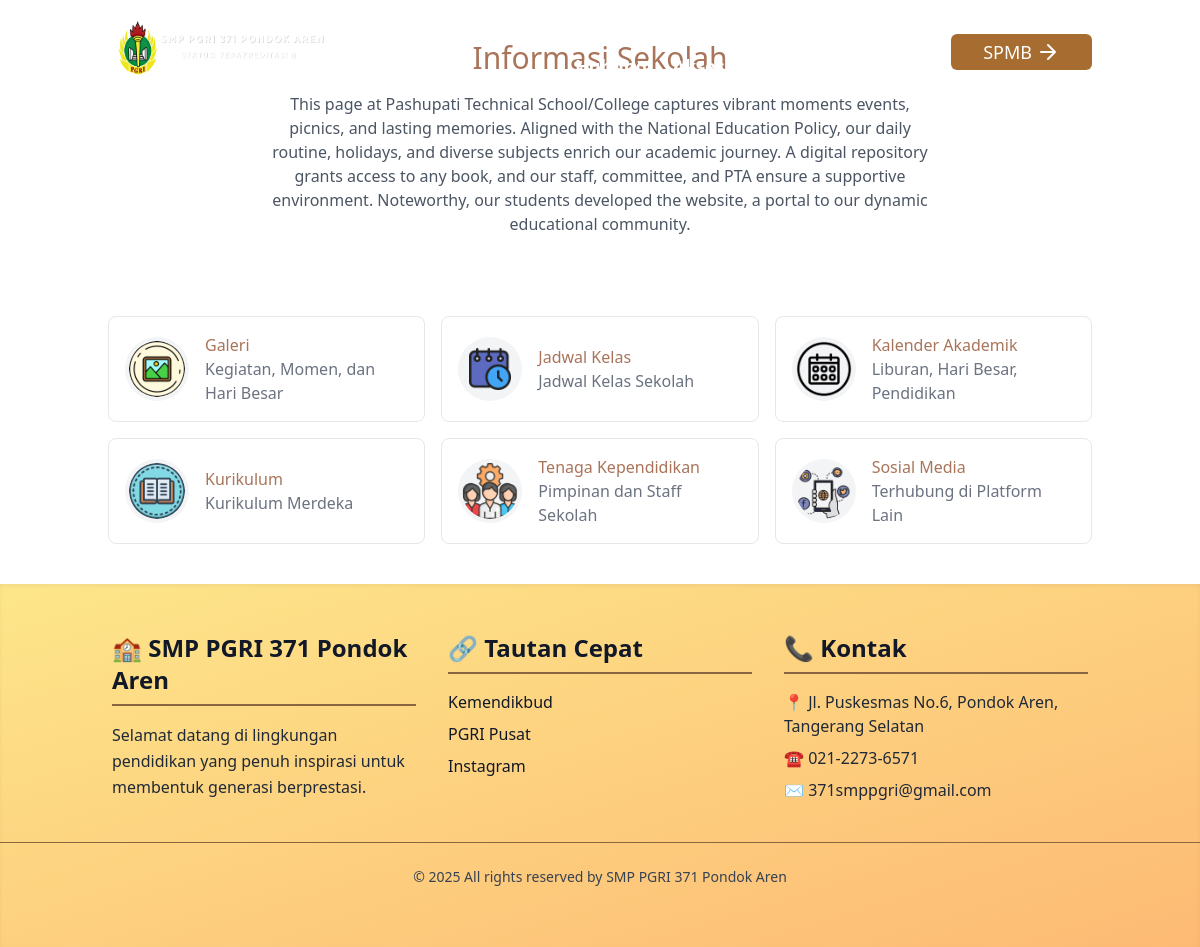
Before: /extras.php with the older database file.
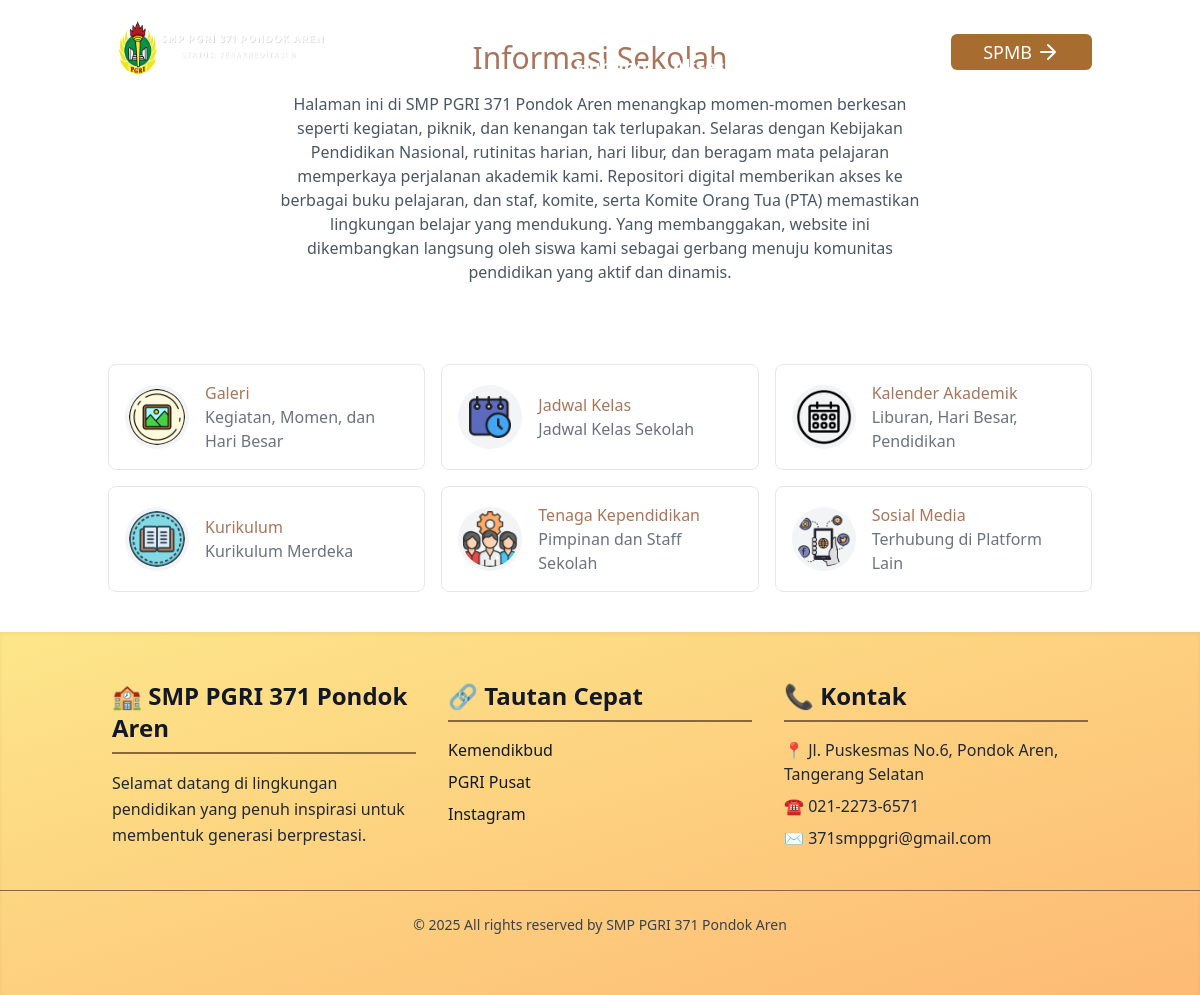
After: the same page with the newer database file.
### tables this page shows
CREATE TABLE `web_content` (
  `id` int(11) NOT NULL,
  `content_about` varchar(500) NOT NULL,
  `one` varchar(1000) NOT NULL,
  `two` varchar(1000) NOT NULL,
  `three` varchar(1000) NOT NULL,
  `four` varchar(1000) NOT NULL,
  `five` varchar(1000) NOT NULL,
  `six` varchar(1000) NOT NULL,
  `seven` varchar(1000) NOT NULL,
  `eight` varchar(1000) NOT NULL,
  `nine` varchar(500) NOT NULL,
  `ten` varchar(500) NOT NULL,
  `eleven` varchar(500) NOT NULL,
  `twelve` varchar(500) NOT NULL,
  `thirteen` varchar(500) NOT NULL,
  `fourteen` varchar(500) NOT NULL,
  `fifteen` varchar(1000) NOT NULL,
  `sixteen` varchar(1000) NOT NULL,
  `seventeen` varchar(500) NOT NULL,
  `eighteen` varchar(500) NOT NULL,
  `ninteen` varchar(500) NOT NULL,
  `twenty` varchar(500) NOT NULL,
  `twentyone` varchar(500) NOT NULL
);

### extras.php (the view, shortened to what this page needs)
<?php
include 'connection/database.php';
try {
    $query = "SELECT * FROM web_content WHERE id = 6";
    $result = mysqli_query($connection, $query);
    if ($result) {
        $row = mysqli_fetch_assoc($result);
    } else {
        echo "Error executing the query: " . mysqli_error($connection);
    }
} catch (Exception $e) {
    echo "Error: " . $e->getMessage();
} finally {
    mysqli_close($connection);
}
?>
<!DOCTYPE html>
<html lang="en">
<head>
    <link href="https://cdnjs.cloudflare.com/ajax/libs/flowbite/2.2.1/flowbite.min.css" rel="stylesheet" />
</head>
<body>
    <?php include("includes/header.php") ?>
    <main>
        <section class="text-gray-600 body-font">
            <div class="container px-5 py-10 mx-auto">
                <div class="flex flex-col text-center w-full mb-20">
                    <h1 class="sm:text-3xl text-2xl font-medium title-font mb-4" style="color:#a9745a;">
                    Informasi Sekolah</h1>
                    <p class="text-sm md:text-base lg:w-2/3 mx-auto leading-relaxed text-base"><?php echo $row['one'];?>
                    </p>
                </div>
                <div class="flex flex-wrap -m-2">
                    <div class="p-2 lg:w-1/3 md:w-1/2 w-full" onclick="gallery()">
                        <div class="h-full flex items-center border-gray-200 border p-4 rounded-lg hover:bg-blue-100">
                            <img alt="team"
                                class="w-16 h-16 bg-gray-100 object-cover object-center flex-shrink-0 rounded-full mr-4 p-1"
                                src="assects/images/extras_avatar/galery.jpg">
                            <div class="flex-grow">
                               <h2 class="title-font font-medium" style="color: #a9745a;">Galeri</h2>
                                <p class="text-sm md:text-base text-gray-500">Kegiatan, Momen, dan Hari Besar</p>
                            </div>
                        </div>
                    </div>
                    <div class="p-2 lg:w-1/3 md:w-1/2 w-full" onclick="schoolroutine()">
                        <div class="h-full flex items-center border-gray-200 border p-4 rounded-lg hover:bg-blue-100">
                            <img alt="team"
                                class="w-16 h-16 bg-gray-100 object-cover object-center flex-shrink-0 rounded-full mr-4 p-1"
                                src="assects/images/extras_avatar/jad.jpg">
                            <div class="flex-grow">
                                <h2 class="title-font font-medium" style="color: #a9745a;">Jadwal Kelas</h2>
                                <p class="text-sm md:text-base text-gray-500">Jadwal Kelas Sekolah</p>
                            </div>
                        </div>
                    </div>
                    <div class="p-2 lg:w-1/3 md:w-1/2 w-full" onclick="nepalicalender()">
                        <div class="h-full flex items-center border-gray-200 border p-4 rounded-lg hover:bg-blue-100">
                            <img alt="team"
                                class="w-16 h-16 bg-gray-100  object-contain object-cover object-center flex-shrink-0 rounded-full mr-4 p-1"
                                src="assects/images/extras_avatar/calle.jpg">
                            <div class="flex-grow">
                         <h2 class="title-font font-medium" style="color: #a9745a;">Kalender Akademik</h2></h2>
                                <p class="text-sm md:text-base text-gray-500">Liburan, Hari Besar, Pendidikan</p>
                            </div>
                        </div>
                    </div>
                   <div class="p-2 lg:w-1/3 md:w-1/2 w-full" onclick="window.location.href='kurikulum.php'">
                    <div class="h-full flex items-center border-gray-200 border p-4 rounded-lg hover:bg-blue-100 cursor-pointer">
                        <img alt="team"
                            class="w-16 h-16 bg-gray-100 object-cover object-center flex-shrink-0 rounded-full mr-4 p-1"
                            src="assects/images/extras_avatar/kurikulum.jpg">
                        <div class="flex-grow">
                            <h2 class="title-font font-medium" style="color: #a9745a;">Kurikulum</h2>
                            <p class="text-sm md:text-base text-gray-500">Kurikulum Merdeka</p>
                        </div>
                    </div>
</div>
                    <div class="p-2 lg:w-1/3 md:w-1/2 w-full" onclick="staffs()">
                        <div class="h-full flex items-center border-gray-200 border p-4 rounded-lg hover:bg-blue-100">
                            <img alt="team"
                                class="w-16 h-16 bg-gray-100 object-cover object-center flex-shrink-0 rounded-full mr-4 p-1"
                                src="assects/images/extras_avatar/stafff.jpg">
                            <div class="flex-grow">
                                <h2 class="title-font font-medium" style="color: #a9745a;">Tenaga Kependidikan</h2></h2>
                                <p class="text-sm md:text-base text-gray-500">Pimpinan dan Staff Sekolah
                                   </p>
                            </div>
                        </div>
                    </div>
                    <div class="p-2 lg:w-1/3 md:w-1/2 w-full">
                        <div data-modal-target="default-modal" data-modal-toggle="default-modal"
                            class="h-full flex items-center border-gray-200 border p-4 rounded-lg hover:bg-blue-100">
                            <img alt="team"
                                class="w-16 h-16 bg-gray-100 object-cover object-center flex-shrink-0 rounded-full mr-4 p-1"
                                src="assects/images/extras_avatar/medsos.jpg">
                            <div class="flex-grow">
                        <h2 class="title-font font-medium" style="color: #a9745a;">Sosial Media</h2></h2>
                                <p class="text-sm md:text-base text-gray-500">Terhubung di Platform Lain</p>
                            </div>
                        </div>
                    </div>
                </div>
            </div>
        </section>
    </main>
    <?php include("includes/footer.php") ?>
</body>
</html>

### includes/header.php (shortened to what this page needs)
<script src="https://cdn.tailwindcss.com"></script>
<header id="navbar"
    class="fixed top-0 z-50 py-0 w-full transition-all duration-300 ease-in-out text-white"
    style="background-color: transparent;">
    <div class="container mx-auto flex justify-center">
    <div class="flex flex-col md:flex-row items-center justify-center space-y-4 md:space-y-0 md:space-x-6 p-4 md:p-5">
<a onclick="homepage()" class="flex items-center cursor-pointer">
    <img src="assects/images/defaults/logoo.png" alt="Logo" class="h-14 md:h-16 w-auto">
</a>
<nav class="flex flex-wrap justify-center space-x-3 md:space-x-5 font-bold text-lg md:text-lg items-center">
    <a href="index.php" class="hover:text-[#a9745a] transition">Beranda</a>
    <a href="aboutus.php" class="hover:text-[#a9745a] transition">Tentang</a>
    <a href="notice.php" class="hover:text-[#a9745a] transition">Pengumuman</a>
    <a href="extras.php" class="hover:text-[#a9745a] transition">Informasi Sekolah</a>
    <a href="contactUs.php" class="hover:text-[#a9745a] transition">Hubungi</a>
    <a href="login.php" class="hover:text-[#a9745a] transition">Akses</a>
</nav>
<button onclick="window.location.href='spmb/index.php'"
    class="text-white bg-[#a66c30] hover:bg-[#a66c30] font-medium rounded-md text-lg md:text-lg px-8 py-1 text-center transition flex items-center">
    SPMB
    <svg fill="none" stroke="currentColor" stroke-linecap="round" stroke-linejoin="round"
        stroke-width="2" class="w-6 h-6 ml-1" viewBox="0 0 24 24">
        <path d="M5 12h14M12 5l7 7-7 7"></path>
    </svg>
</button>
</header>

### includes/footer.php (shortened to what this page needs)
<footer class="bg-gradient-to-br from-amber-200 to-orange-300 text-gray-900 py-12 shadow-inner">
    <div class="container mx-auto grid grid-cols-1 md:grid-cols-3 gap-8 px-6">
        <div class="space-y-4 transition duration-300 hover:scale-105 hover:shadow-md">
            <h2 class="text-2xl font-bold border-b-2 border-[#8A6640] pb-2">🏫 SMP PGRI 371 Pondok Aren</h2>
            <p class="text-base leading-relaxed text-gray-800">
                Selamat datang di lingkungan pendidikan yang penuh inspirasi untuk membentuk generasi berprestasi.
            </p>
        </div>
        <div class="space-y-4 transition duration-300 hover:scale-105 hover:shadow-md">
            <h2 class="text-2xl font-bold border-b-2 border-[#8A6640] pb-2">🔗 Tautan Cepat</h2>
            <ul class="mt-2 space-y-2 text-base">
                <li><a href="https://www.kemdikbud.go.id/" class="hover:text-orange-700 transition">Kemendikbud</a></li>
                <li><a href="#" class="hover:text-orange-700 transition">PGRI Pusat</a></li>
                <li><a href="#" class="hover:text-orange-700 transition">Instagram</a></li>
            </ul>
        </div>
        <div class="space-y-4 transition duration-300 hover:scale-105 hover:shadow-md">
            <h2 class="text-2xl font-bold border-b-2 border-[#8A6640] pb-2">📞 Kontak</h2>
            <ul class="mt-2 space-y-2 text-base text-gray-800">
                <li>📍 Jl. Puskesmas No.6, Pondok Aren, Tangerang Selatan</li>
                <li>☎️ 021-2273-6571</li>
                <li>✉️ 371smppgri@gmail.com</li>
            </ul>
        </div>
    </div>
    <div class="mt-10 text-center border-t border-[#8A6640] pt-6">
        <p class="text-sm text-gray-700">© 2025 All rights reserved by SMP PGRI 371 Pondok Aren</p>
    </div>
</footer>

Changed rows visible on the page:
changed web_content: one "This page at Pashupati Technical School/College captures vibrant moments events, picnics, and lasting memories. Aligned with the National Education Policy, our daily routine, holidays, and diverse subjects enrich our academic journey. A digital repository grants access to any book, and our staff, committee, and PTA ensure a supportive environment. Noteworthy, our students developed the website, a portal to our dynamic educational community." → "Halaman ini di SMP PGRI 371 Pondok Aren menangkap momen-momen berkesan seperti kegiatan, piknik, dan kenangan tak terlupakan. Selaras dengan Kebijakan Pendidikan Nasional, rutinitas harian, hari libur, dan beragam mata pelajaran memperkaya perjalanan akademik kami. Repositori digital memberikan akses ke berbagai buku pelajaran, dan staf, komite, serta Komite Orang Tua (PTA) memastikan lingkungan belajar yang mendukung. Yang membanggakan, website ini dikembangkan langsung oleh siswa kami sebagai gerbang menuju komunitas pendidikan yang aktif dan dinamis."
